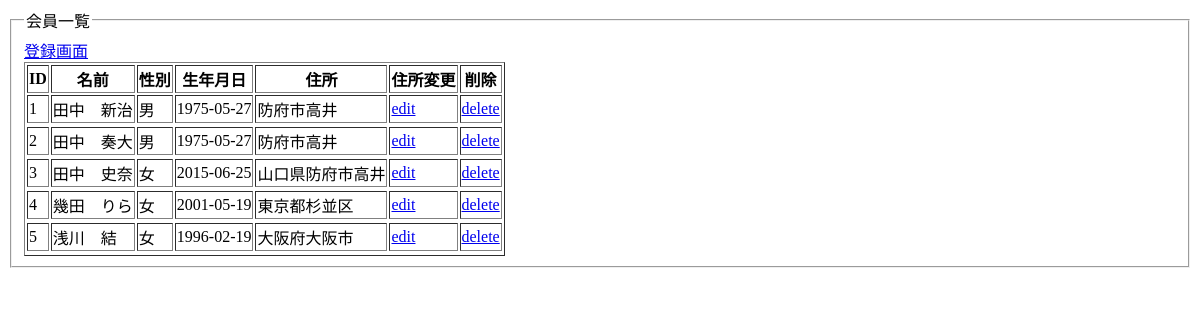
The app's page /member_read.php, older data.
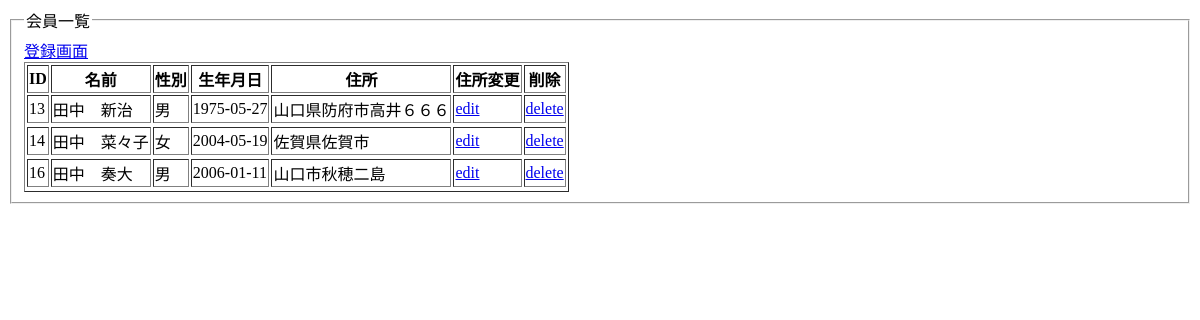
The same page, newer data.
### tables this page shows
CREATE TABLE `member_table` (
  `memberID` int(11) NOT NULL,
  `mbname` varchar(128) NOT NULL,
  `seibetu` varchar(64) NOT NULL,
  `barthday` date NOT NULL,
  `mbaddress` varchar(128) NOT NULL,
  `created_at` datetime NOT NULL,
  `update_at` datetime NOT NULL
);

### member_read.php (the view, shortened to what this page needs)
<?php
$pdo = connect_to_db();
$sql = 'SELECT * FROM member_table ORDER BY memberID ASC';
$stmt = $pdo->prepare($sql);
try {
    $status = $stmt->execute();
} catch (PDOException $e) {
    echo json_encode(["sql error" => "{$e->getMessage()}"]);
    exit();
}
$result = $stmt->fetchAll(PDO::FETCH_ASSOC);
$output = "";
foreach ($result as $record) {
    $output .= "<tr><td>{$record['memberID']}</td><td>{$record['mbname']}</td><td>{$record['seibetu']}</td><td>{$record['barthday']}</td><td>{$record['mbaddress']}</td><td>
        <a href='member_edit.php?id={$record["memberID"]}'>edit</a>
      </td>
      <td>
        <a href='member_delete.php?id={$record["memberID"]}'>delete</a>
      </td><tr>";
}
?>
<!DOCTYPE html>
<html lang="ja">
<head>
</head>
<body>
    <fieldset>
        <legend>会員一覧</legend>
        <a href="member.php">登録画面</a>
        <table border="1">
            <thead>
                <tr>
                    <th>ID</th>
                    <th>名前</th>
                    <th>性別</th>
                    <th>生年月日</th>
                    <th>住所</th>
                    <th>住所変更</th>
                    <th>削除</th>
                </tr>
            </thead>
            <tbody>
                <?= $output ?>
            </tbody>
        </table>
    </fieldset>
</body>
</html>

Row changes from the older to the newer data that the page shows:
removed member_table: memberID "1", mbname "田中 新治", seibetu "男", barthday "1975-05-27", mbaddress "防府市高井"
removed member_table: memberID "2", mbname "田中 奏大", seibetu "男", barthday "1975-05-27", mbaddress "防府市高井"
removed member_table: memberID "3", mbname "田中 史奈", seibetu "女", barthday "2015-06-25", mbaddress "山口県防府市高井"
removed member_table: memberID "4", mbname "幾田 りら", seibetu "女", barthday "2001-05-19", mbaddress "東京都杉並区"
removed member_table: memberID "5", mbname "浅川 結", seibetu "女", barthday "1996-02-19", mbaddress "大阪府大阪市"
added member_table: memberID "13", mbname "田中 新治", seibetu "男", barthday "1975-05-27", mbaddress "山口県防府市高井６６６"
added member_table: memberID "14", mbname "田中 菜々子", seibetu "女", barthday "2004-05-19", mbaddress "佐賀県佐賀市"
added member_table: memberID "16", mbname "田中 奏大", seibetu "男", barthday "2006-01-11", mbaddress "山口市秋穂二島"
